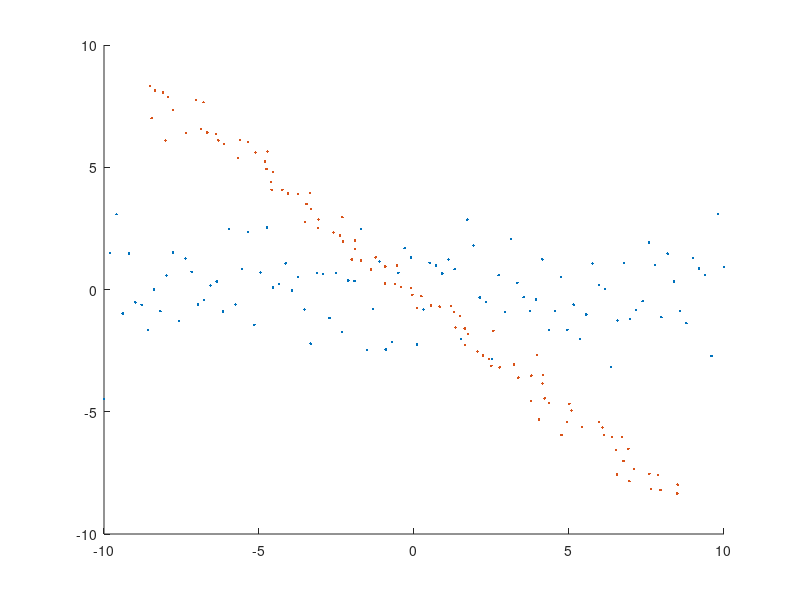

Reproduce this figure in MATLAB. (Note: this script raises an error after producing the figure.)
%%% generate the data
rng(3)

sigmaY1 = 1.5;

X1 = linspace(-10,10,100);
Y1 = randn(1,100)*sigmaY1;

figure
hold on
plot(X1,Y1,'.')

theta = 1;
sigmaY2 = 0.5;
X2 = linspace(-10,10,100);
Y2 = randn(1,100)*sigmaY2;

X3 = sin(theta)*X2+cos(theta)*Y2;
Y3 = -sin(theta)*X2+cos(theta)*Y2;
plot(X3,Y3,'.')
% xlim(7*[-1,1])
% ylim(7*[-1,1])


%%% Analyze
n = 200; %number of data points
variance = zeros(1,n);
for i = 1:200
    [~, ~, ~, MSE] = ransac_line(Lcs_cluster,@fittingfn_clustering, prop_inliers);
    variance(i) = MSE;
end
figure
hold on
set(gca,'FontSize',22)
plot(linspace(0,1,200),variance);
xlabel('proportion of inliers to the model');
ylabel('variance of inliers');
